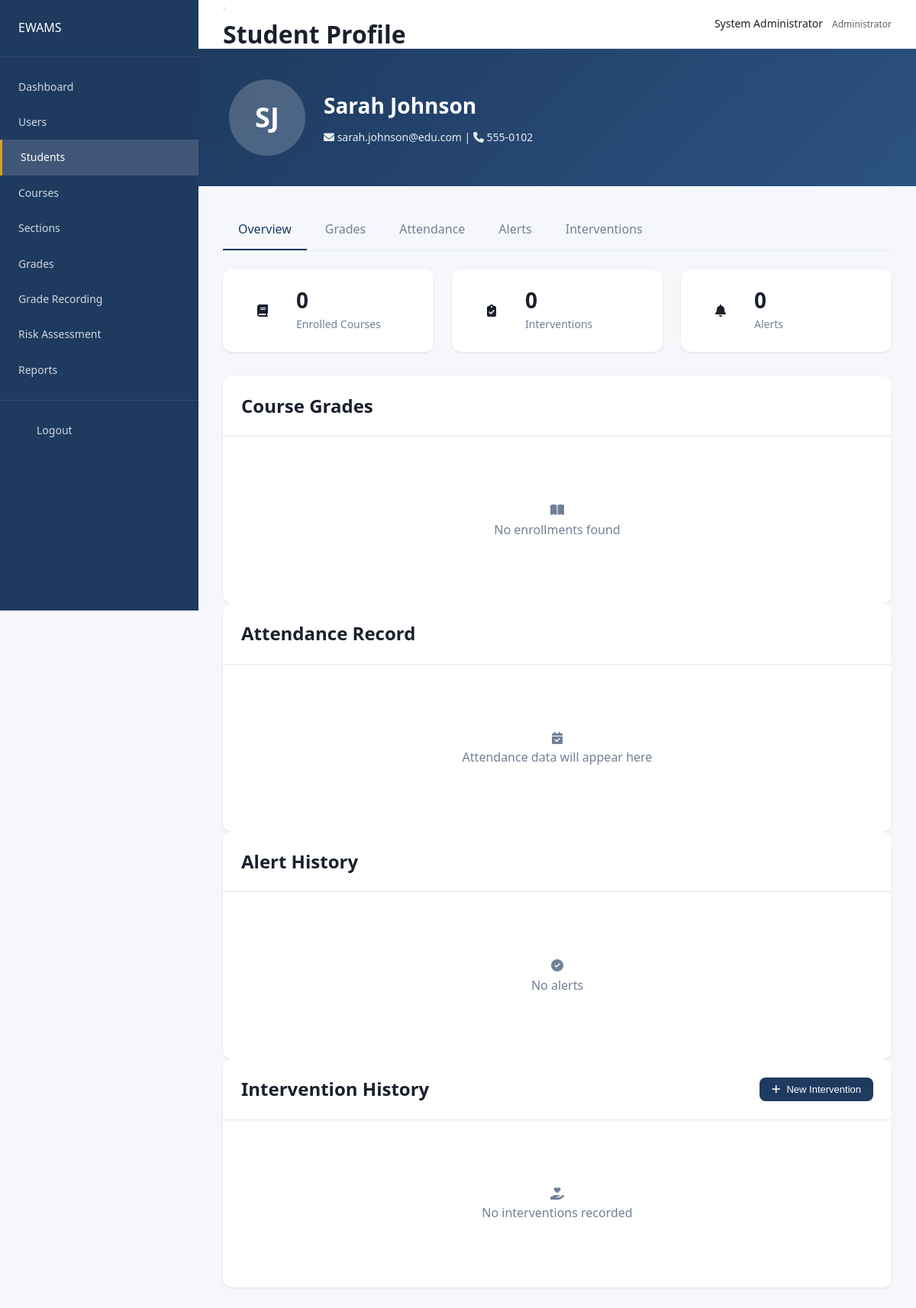
The app's page /students/view?id=3 (signed in) with its own data.
### tables this page shows
CREATE TABLE `users` (
  `id` int NOT NULL AUTO_INCREMENT,
  `username` varchar(50) DEFAULT NULL,
  `email` varchar(255) NOT NULL,
  `password_hash` varchar(255) NOT NULL,
  `first_name` varchar(100) NOT NULL,
  `last_name` varchar(100) NOT NULL,
  `role` enum('administrator','faculty','advisor','student') NOT NULL,
  `phone` varchar(20) DEFAULT NULL,
  `avatar` varchar(255) DEFAULT NULL,
  `student_id` varchar(50) DEFAULT NULL,
  `program_id` int DEFAULT NULL,
  `is_active` tinyint(1) DEFAULT '1',
  `last_login` datetime DEFAULT NULL,
  `created_at` timestamp DEFAULT CURRENT_TIMESTAMP,
  `updated_at` timestamp DEFAULT CURRENT_TIMESTAMP ON UPDATE CURRENT_TIMESTAMP,
  PRIMARY KEY (`id`),
  UNIQUE KEY `email` (`email`),
  UNIQUE KEY `username` (`username`),
  KEY `role` (`role`),
  KEY `program_id` (`program_id`)
);

### config/config.php (called while the page is built, shortened)
<?php
function getDB() {
    static $pdo = null;
    if ($pdo === null) {
        try {
            $pdo = new PDO(
                "mysql:host=" . DB_HOST . ";dbname=" . DB_NAME . ";charset=utf8mb4",
                DB_USER,
                DB_PASS,
                [PDO::ATTR_ERRMODE => PDO::ERRMODE_EXCEPTION, PDO::ATTR_DEFAULT_FETCH_MODE => PDO::FETCH_ASSOC]
            );
        } catch (PDOException $e) {
            die("Database connection failed: " . $e->getMessage());
        }
    }
    return $pdo;
}
function getUserRole() {
    return $_SESSION['role'] ?? null;
}

### controllers/StudentController.php (called while the page is built, shortened)
<?php
require_once __DIR__ . '/../config/config.php';
require_once __DIR__ . '/../models/User.php';
require_once __DIR__ . '/../models/Enrollment.php';
require_once __DIR__ . '/../models/Alert.php';
require_once __DIR__ . '/../models/Intervention.php';
require_once __DIR__ . '/../models/AcademicTerm.php';
$userModel = new User();
$enrollmentModel = new Enrollment();
$alertModel = new Alert();
$interventionModel = new Intervention();
$termModel = new AcademicTerm();
$currentTerm = $termModel->getCurrent();
if (isset($_GET['id'])) {
    $studentId = (int)$_GET['id'];
    $student = $userModel->findById($studentId);
    if ($student) {
        $studentEnrollments = $enrollmentModel->getStudentSections($studentId, $currentTerm['id'] ?? null);
        $studentAlerts = $alertModel->getStudentAlerts($studentId);
        $studentInterventions = $interventionModel->getByStudent($studentId);
    }
}

### models/User.php (called while the page is built, shortened)
<?php
class User {
    private $db;
    public function __construct() {
        $this->db = getDB();
    }
    public function findById($id) {
        $stmt = $this->db->prepare("SELECT * FROM users WHERE id = ?");
        $stmt->execute([$id]);
        return $stmt->fetch();
    }
}

### models/AcademicTerm.php (called while the page is built, shortened)
<?php
class AcademicTerm {
    private $db;
    public function __construct() {
        $this->db = getDB();
    }
    public function getCurrent() {
        $stmt = $this->db->query("SELECT * FROM academic_terms WHERE is_current = 1 LIMIT 1");
        return $stmt->fetch();
    }
}

### models/Enrollment.php (called while the page is built, shortened)
<?php
class Enrollment {
    private $db;
    public function __construct() {
        $this->db = getDB();
    }
    public function getStudentSections($studentId, $termId = null) {
        $sql = "
            SELECT s.*, c.code as course_code, c.name as course_name, c.credits,
                   u.first_name as instructor_first, u.last_name as instructor_last,
                   t.name as term_name
            FROM enrollments e
            JOIN sections s ON e.section_id = s.id
            JOIN courses c ON s.course_id = c.id
            LEFT JOIN users u ON s.instructor_id = u.id
            LEFT JOIN academic_terms t ON s.term_id = t.id
            WHERE e.student_id = ? AND e.status = 'active'
        ";
        if ($termId) {
            $sql .= " AND s.term_id = ?";
            $stmt = $this->db->prepare($sql);
            $stmt->execute([$studentId, $termId]);
        } else {
            $stmt = $this->db->prepare($sql);
            $stmt->execute([$studentId]);
        }
        return $stmt->fetchAll();
    }
}

### models/Intervention.php (called while the page is built, shortened)
<?php
class Intervention {
    private $db;
    public function __construct() {
        $this->db = getDB();
    }
    public function getByStudent($studentId) {
        $stmt = $this->db->prepare("
            SELECT i.*, u.first_name as advisor_first, u.last_name as advisor_last
            FROM interventions i
            LEFT JOIN users u ON i.advisor_id = u.id
            WHERE i.student_id = ?
            ORDER BY i.created_at DESC
        ");
        $stmt->execute([$studentId]);
        return $stmt->fetchAll();
    }
}

### models/Alert.php (called while the page is built, shortened)
<?php
class Alert {
    private $db;
    public function __construct() {
        $this->db = getDB();
    }
    public function getStudentAlerts($studentId, $limit = 10) {
        $limit = (int) $limit;
        $stmt = $this->db->prepare("
            SELECT * FROM alerts WHERE student_id = ? ORDER BY created_at DESC LIMIT $limit
        ");
        $stmt->execute([$studentId]);
        return $stmt->fetchAll();
    }
}

### views/students/view.php (the view, shortened to what this page needs)
<div class="page-content">
    <div class="profile-header">
        <div class="profile-info">
            <div class="profile-avatar">
                <?php echo strtoupper(substr($student['first_name'], 0, 1) . substr($student['last_name'], 0, 1)); ?>
            </div>
            <div>
                <h1 class="profile-name"><?php echo $student['first_name'] . ' ' . $student['last_name']; ?></h1>
                <p class="profile-meta">
                    <i class="fas fa-envelope"></i> <?php echo $student['email']; ?>
                    <?php if ($student['phone']): ?>
                    | <i class="fas fa-phone"></i> <?php echo $student['phone']; ?>
                    <?php endif; ?>
                </p>
            </div>
        </div>
    </div>
    <div class="nav-tabs">
        <div class="nav-tab active" data-tab="overview">Overview</div>
        <div class="nav-tab" data-tab="grades">Grades</div>
        <div class="nav-tab" data-tab="attendance">Attendance</div>
        <div class="nav-tab" data-tab="alerts">Alerts</div>
        <div class="nav-tab" data-tab="interventions">Interventions</div>
    </div>
    <div class="tab-content active" id="overview">
        <div class="stats-grid">
            <div class="stat-card">
                <div class="stat-icon blue">
                    <i class="fas fa-book"></i>
                </div>
                <div class="stat-content">
                    <h3><?php echo count($studentEnrollments); ?></h3>
                    <p>Enrolled Courses</p>
                </div>
            </div>
            <div class="stat-card">
                <div class="stat-icon green">
                    <i class="fas fa-clipboard-check"></i>
                </div>
                <div class="stat-content">
                    <h3><?php echo count($studentInterventions); ?></h3>
                    <p>Interventions</p>
                </div>
            </div>
            <div class="stat-card">
                <div class="stat-icon yellow">
                    <i class="fas fa-bell"></i>
                </div>
                <div class="stat-content">
                    <h3><?php echo count($studentAlerts); ?></h3>
                    <p>Alerts</p>
                </div>
            </div>
        </div>
    </div>
    <div class="tab-content" id="grades">
        <div class="card">
            <div class="card-header">
                <h2>Course Grades</h2>
            </div>
            <div class="card-body">
                <?php if (!empty($studentEnrollments)): ?>
                <table class="data-table">
                    <thead>
                        <tr>
                            <th>Course</th>
                            <th>Section</th>
                            <th>Grade</th>
                            <th>Letter</th>
                        </tr>
                    </thead>
                    <tbody>
                        <?php foreach ($studentEnrollments as $enrollment):
                            $grade = $studentGrades[$enrollment['id']] ?? ['total' => 0, 'letter' => 'N/A'];
                        ?>
                        <tr>
                            <td><?php echo $enrollment['course_code']; ?> - <?php echo $enrollment['course_name']; ?></td>
                            <td><?php echo $enrollment['section_number']; ?></td>
                            <td><?php echo $grade['total']; ?>%</td>
                            <td><?php echo $grade['letter']; ?></td>
                        </tr>
                        <?php endforeach; ?>
                    </tbody>
                </table>
                <?php else: ?>
                <div class="empty-state">
                    <i class="fas fa-book-open"></i>
                    <p>No enrollments found</p>
                </div>
                <?php endif; ?>
            </div>
        </div>
    </div>
    <div class="tab-content" id="attendance">
        <div class="card">
            <div class="card-header">
                <h2>Attendance Record</h2>
            </div>
            <div class="card-body">
                <div class="empty-state">
                    <i class="fas fa-calendar-check"></i>
                    <p>Attendance data will appear here</p>
                </div>
            </div>
        </div>
    </div>
    <div class="tab-content" id="alerts">
        <div class="card">
            <div class="card-header">
                <h2>Alert History</h2>
            </div>
            <div class="card-body">
                <?php if (!empty($studentAlerts)): ?>
                <div class="alerts-list">
                    <?php foreach ($studentAlerts as $alert): ?>
                    <div class="alert-item <?php echo $alert['severity']; ?>">
                        <i class="fas fa-bell"></i>
                        <div class="alert-content">
                            <p><?php echo $alert['title']; ?></p>
                            <small><?php echo $alert['message']; ?></small>
                            <small class="text-muted"><?php echo date('M d, Y', strtotime($alert['created_at'])); ?></small>
                        </div>
                    </div>
                    <?php endforeach; ?>
                </div>
                <?php else: ?>
                <div class="empty-state">
                    <i class="fas fa-check-circle"></i>
                    <p>No alerts</p>
                </div>
                <?php endif; ?>
            </div>
        </div>
    </div>
    <div class="tab-content" id="interventions">
        <div class="card">
            <div class="card-header">
                <h2>Intervention History</h2>
                <?php if (getUserRole() === 'advisor' || getUserRole() === 'administrator'): ?>
                <button class="btn btn-primary btn-sm" onclick="openModal('createInterventionModal')">
                    <i class="fas fa-plus"></i> New Intervention
                </button>
                <?php endif; ?>
            </div>
            <div class="card-body">
                <?php if (!empty($studentInterventions)): ?>
                <table class="data-table">
                    <thead>
                        <tr>
                            <th>Type</th>
                            <th>Description</th>
                            <th>Status</th>
                            <th>Date</th>
                        </tr>
                    </thead>
                    <tbody>
                        <?php foreach ($studentInterventions as $intervention): ?>
                        <tr>
                            <td><?php echo $intervention['type']; ?></td>
                            <td><?php echo $intervention['description']; ?></td>
                            <td>
                                <span class="status-badge <?php echo $intervention['status']; ?>">
                                    <?php echo ucfirst(str_replace('_', ' ', $intervention['status'])); ?>
                                </span>
                            </td>
                            <td><?php echo date('M d, Y', strtotime($intervention['created_at'])); ?></td>
                        </tr>
                        <?php endforeach; ?>
                    </tbody>
                </table>
                <?php else: ?>
                <div class="empty-state">
                    <i class="fas fa-hand-holding-heart"></i>
                    <p>No interventions recorded</p>
                </div>
                <?php endif; ?>
            </div>
        </div>
    </div>
</div>

### public/css/styles.css (style rules this page uses)
:root { --primary: #1e3a5f; --primary-light: #2c5282; --secondary: #4a5568; --accent: #d69e2e; --success: #38a169; --warning: #d69e2e; --danger: #e53e3e; --bg: #f5f7fa; --card-bg: #ffffff; --text: #1a202c; --text-secondary: #718096; --border: #e2e8f0; --sidebar-width: 260px; --header-height: 64px; }
* { margin: 0; padding: 0; box-sizing: border-box; }
body { font-family: 'Segoe UI', Tahoma, Geneva, Verdana, sans-serif; background: var(--bg); color: var(--text); line-height: 1.6; }
.btn { display: inline-flex; align-items: center; justify-content: center; gap: 8px; padding: 12px 24px; border: none; border-radius: 8px; font-size: 15px; font-weight: 500; cursor: pointer; transition: all 0.2s; }
.btn-primary { background: var(--primary); color: white; }
.btn-sm { padding: 8px 16px; font-size: 13px; }
.page-content { padding: 32px; }
.card { background: var(--card-bg); border-radius: 12px; box-shadow: 0 1px 3px rgba(0, 0, 0, 0.1); overflow: hidden; }
.card-header { padding: 20px 24px; border-bottom: 1px solid var(--border); display: flex; align-items: center; justify-content: space-between; }
.card-body { padding: 24px; }
.stats-grid { display: grid; grid-template-columns: repeat(auto-fit, minmax(240px, 1fr)); gap: 24px; margin-bottom: 32px; }
.stat-card { background: var(--card-bg); border-radius: 12px; padding: 24px; box-shadow: 0 1px 3px rgba(0, 0, 0, 0.1); display: flex; align-items: center; gap: 16px; }
.stat-icon { width: 56px; height: 56px; border-radius: 12px; display: flex; align-items: center; justify-content: center; }
.stat-content h3 { font-size: 28px; font-weight: 700; line-height: 1.2; }
.stat-content p { font-size: 14px; color: var(--text-secondary); margin-top: 4px; }
.empty-state { text-align: center; padding: 60px 20px; color: var(--text-secondary); }
.profile-header { background: linear-gradient(135deg, var(--primary) 0%, var(--primary-light) 100%); color: white; padding: 40px; margin: -32px -32px 32px; }
.profile-info { display: flex; align-items: center; gap: 24px; }
.profile-avatar { width: 100px; height: 100px; border-radius: 50%; background: rgba(255, 255, 255, 0.2); display: flex; align-items: center; justify-content: center; font-size: 36px; font-weight: 600; }
.profile-name { font-size: 28px; font-weight: 700; }
.profile-meta { opacity: 0.9; margin-top: 8px; font-size: 14px; }
.nav-tabs { display: flex; gap: 4px; border-bottom: 1px solid var(--border); margin-bottom: 24px; }
.nav-tab { padding: 12px 20px; font-weight: 500; color: var(--text-secondary); border-bottom: 2px solid transparent; cursor: pointer; transition: all 0.2s; }
.nav-tab.active { color: var(--primary); border-bottom-color: var(--primary); }

### records on screen
users: first_name+last_name "SJ", first_name "Sarah", last_name "Johnson", email "sarah.johnson@edu.com", phone "555-0102"

### other values on screen
$pageTitle "Student Profile"
$_SESSION['first_name'] "System"
$_SESSION['last_name'] "Administrator"
$_SESSION['role'] "Administrator"
count($studentEnrollments) "0"
count($studentInterventions) "0"
count($studentAlerts) "0"
